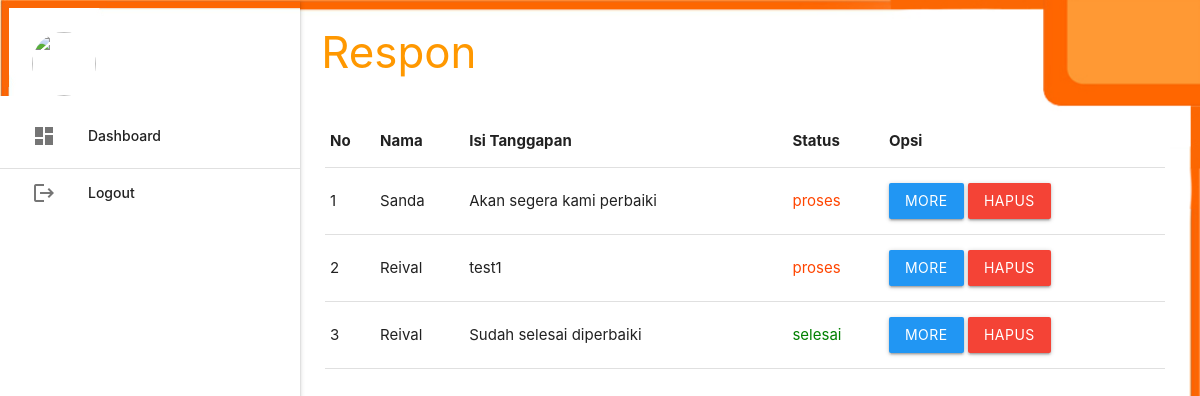
The page /index.php/respon on the database its author committed.
### tables this page shows
CREATE TABLE `pengaduan` (
  `id_pengaduan` int(5) NOT NULL,
  `tgl_pengaduan` varchar(20) NOT NULL,
  `fullname` varchar(200) NOT NULL,
  `isi_laporan` text NOT NULL,
  `foto` varchar(255) NOT NULL,
  `status` enum('belum proses','proses','selesai') NOT NULL,
  `userid` int(11) NOT NULL,
  `view` varchar(20) NOT NULL DEFAULT 'tampil'
);

### application/controllers/Respon.php (called while the page is built, shortened)
<?php
class Respon extends CI_Controller {
    public function __construct() {
        $this->load->model('pengaduan_model');
        $this->load->library('form_validation');
        $this->load->helper('url');
    }
    public function index()
	{
    $status = array('proses', 'selesai');
    $data['complaints'] = $this->pengaduan_model->get_complaint2($status);
    $this->load->view('respon/list', $data);
	}
}

### index.php (called while the page is built, shortened)
<?php
require_once BASEPATH.'core/CodeIgniter.php';

### application/models/Pengaduan_model.php (called while the page is built, shortened)
<?php
class Pengaduan_model extends CI_Model {
    public function get_complaint2($status) {
        $this->db->distinct();
        $this->db->select('pengaduan.id_pengaduan, pengaduan.fullname AS nama_pengadu, petugas.fullname AS nama_petugas, pengaduan.tgl_pengaduan, pengaduan.isi_laporan, pengaduan.foto, pengaduan.status, pengaduan.isi_laporan, pengaduan.foto, tanggapan.tanggapan, tanggapan.tgl_tanggapan, tanggapan.foto_tanggapan, pengaduan.view');
        $this->db->from('pengaduan');
        $this->db->join('petugas', 'petugas.userid = petugas.userid');
        $this->db->join('tanggapan', 'pengaduan.id_pengaduan = tanggapan.id_pengaduan');
        $this->db->order_by('pengaduan.id_pengaduan', 'DESC');
        $this->db->group_by('pengaduan.id_pengaduan');
        return $this->db->get()->result_array();
    }
}

### application/views/respon/list.php (the view, shortened to what this page needs)
<div class="container">
    <div class="row">
        <div class="col s12 m9">
            <h3 class="orange-text" style="margin-left: 130px;">Respon</h3>
        </div>
    </div>
    <table class="display responsive-table" style="width: 100%; margin-left: 145px;">
        <thead>
            <tr>
                <th>No</th>
                <th>Nama</th>
                <th>Isi Tanggapan</th>
                <th>Status</th>
                <th>Opsi</th>
            </tr>
        </thead>
        <tbody>
            <?php $i=1; foreach ($complaints as $complaint): ?>
            <?php if ($complaint['view'] == 'tampil') { ?>
            <tr>
                <td><?php echo $i++; ?></td>
                <td><?php echo $complaint['nama_pengadu']; ?></td>
                <td><?php echo $complaint['tanggapan'];?></td>
                <td <?php echo ($complaint['status'] == 'proses') ? 'style="color: #FF4500;"' : 'style="color: green;"'; ?>>
                    <?php echo $complaint['status']; ?>
                </td>
                <td>
                    <a class="btn blue modal-trigger" data-toggle="modal" data-target="#myModal<?php echo $complaint['id_pengaduan'];?>" data-id="">More</a>
                    <a class="btn red" onclick="return confirm('Anda Yakin Ingin Menghapus Y/N')" href="<?php echo site_url('pengaduan/remove/'.$complaint['id_pengaduan']); ?>">Hapus</a>
                </td>
            </tr>
            <?php } ?>
            <?php endforeach; ?>
        </tbody>
    </table>
</div>

### assets/img/home.css (style rules this page uses)
body { background-image: url('bg.jpg'); background-repeat: no-repeat; background-size: cover; }

### rows shown on the page
pengaduan: fullname "Sanda", tanggapan "Akan segera kami perbaiki", status "proses"
pengaduan: fullname "Reival", tanggapan "test1", status "proses"
pengaduan: fullname "Reival", tanggapan "Sudah selesai diperbaiki", status "selesai"
